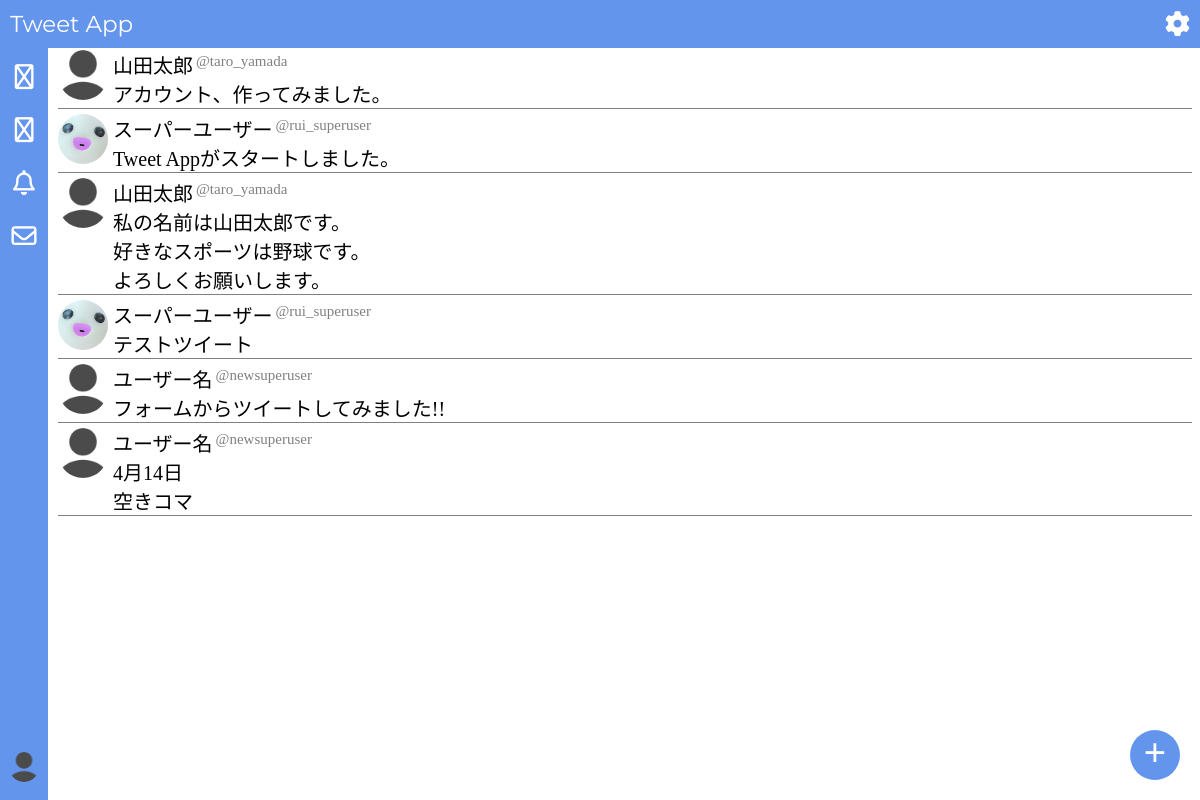
/app/home/ (signed in), run on the app's committed database.
### app/models/tweet.py (models this page shows, shortened)
class Tweet(models.Model):
    tweet_content = models.TextField(
        verbose_name="ツイート内容",
        max_length=140,
    )
    tweet_by = models.ForeignKey(
        User, on_delete=models.CASCADE, related_name="tweet_by", verbose_name="投稿者"
    )
    tweet_at = models.DateTimeField(
        verbose_name="ツイート日時",
        auto_now_add=True,
    )
    parent = models.ForeignKey(
        "self",
        verbose_name="親ツイート",
        null=True,
        blank=True,
        on_delete=models.CASCADE,
        related_name="replies",
    )

### app/models/user.py (models this page shows, shortened)
class User(AbstractBaseUser, PermissionsMixin):
    username = models.CharField(
        max_length=50,
        unique=False,
        default="ユーザー名",
        verbose_name="ユーザー名",
    )
    handle = models.CharField(
        max_length=30,
        unique=True,
        validators=[RegexValidator(r"^[a-zA-Z0-9_]+$")],
        verbose_name="ハンドルネーム",
    )
    email = models.EmailField(
        unique=True,
        verbose_name="メールアドレス",
    )
    birth_date = models.DateField(
        verbose_name="生年月日",
        null=False,
        blank=False,
        validators=[validate_birth_date],
    )
    icon = models.ImageField(
        verbose_name="ユーザーアイコン",
        upload_to="uploads",
        default="images/default_icon.png",
    )
    header = models.ImageField(
        verbose_name="ヘッダー画像", upload_to="uploads", default="images/default_header.jpg"
    )
    bio = models.TextField(verbose_name="自己紹介", max_length=160, blank=True)
    is_private = models.BooleanField(
        verbose_name="非公開設定",
        default=False,
    )
    groups = models.ManyToManyField(
        "auth.Group",
        verbose_name=("groups"),
        blank=True,
        help_text=("The"),
        related_name="app_user_name",
        related_query_name="user",
    )
    user_permissions = models.ManyToManyField(
        "auth.Permission",
        verbose_name=("user permissions"),
        blank=True,
        help_text=("Specific"),
        related_name="app_user_permissions",
        related_query_name="user",
    )
    is_active = models.BooleanField(default=True)
    is_staff = models.BooleanField(default=False)
    is_superuser = models.BooleanField(default=False)
    date_joined = models.DateTimeField(verbose_name="登録日", default=timezone.now)
    USERNAME_FIELD = "email"
    REQUIRED_FIELDS = ["handle", "birth_date"]
    objects = UserManager()

### app/views/home.py (the view)
# urls.py: 2. Add a URL to urlpatterns:  path('', views.home, name='home')
def home(request):
    tweets = Tweet.objects.all()
    context = {
        "tweets": tweets,
    }
    return render(request, "app/home.html", context)

### app/templates/app/home.html (shortened to what this page needs)
{% extends "app/base.html" %}
{% load static %}
{% block extra_css %}
<link rel="stylesheet" href="{% static 'css/home.css' %}" />
{% endblock %}
{% block content %}
<div class="all_tweets">
  {% for t in tweets %}
  <div class="tweet">
    <a href="{% url 'account' t.tweet_by.handle %}">
      <img src="{{ t.tweet_by.icon.url }}" class="poster_icon" />
    </a>
    <div class="text_content">
      <div class="poster_info">
        <a href="{% url 'account' t.tweet_by.handle %}">
          <div class="poster_username">{{t.tweet_by.username}}</div>
        </a>
        <a href="{% url 'account' t.tweet_by.handle %}">
          <div class="poster_handle">@{{t.tweet_by.handle}}</div>
        </a>
      </div>
      <div class="tweet_content">{{t.tweet_content}}</div>
    </div>
  </div>
  {% endfor %}
</div>
<div class="new_tweet_button">
  <a href="{% url 'tweet_form' %}">
    <div class="new_tweet_icon">+</div>
</div>
{% endblock %}

### app/templates/app/base.html (shortened to what this page needs)
{% load static %}
<!doctype html>
<html lang="ja">
  <head>
    <link rel="stylesheet" href="{% static 'css/base.css' %}" />
    <link
      rel="stylesheet"
      href="https://cdnjs.cloudflare.com/ajax/libs/font-awesome/6.5.1/css/all.min.css"
    />
    {% block extra_css %}{% endblock %}
  </head>
  <body>
    {% block header %}
    <header>
      <div class="header_content">
        <a href="{% url 'home' %}" class="header_link">
          <p class="app_name">Tweet App</p>
        </a>
        <a href="{% url 'setting' %}" class="header_link">
          <div class="setting_icon">
            <i class="fa-solid fa-gear"></i>
          </div>
        </a>
      </div>
    </header>
    {% endblock %} {% block content %}{% endblock %} {% block footer %}
    <footer>
      <div class="footer_content">
        <a href="{% url 'home' %}" class="footer_link">
          <div class="footer_icon">
            <i class="fa-regular fa-house"></i>
          </div>
        </a>
        <a href="{% url 'search' %}" class="footer_link">
          <div class="footer_icon">
            <i class="fa-regular fa-magnifying-glass"></i>
          </div>
        </a>
        <a href="{% url 'notice' %}" class="footer_link">
          <div class="footer_icon">
            <i class="fa-regular fa-bell"></i>
          </div>
        </a>
        <a href="{% url 'message' %}" class="footer_link">
          <div class="footer_icon">
            <i class="fa-regular fa-envelope"></i>
          </div>
        </a>
      </div>
      <div class="userpage_pc">
        {% if user.is_authenticated%}
        <a href="{% url 'account' user.handle%}" class="footer_link_icon">
          <div>
            <img src="{{user.icon.url}}" class="user_icon_pc" />
          </div>
        </a>
        {% endif %}
      </div>
    </footer>
    {% endblock %}
  </body>
</html>

### static/css/base.css (style rules this page uses)
header { position: fixed; top: 0; left: 0; height: 48px; width: 100vw; background-color: #6495ed; z-index: 20; }
.header_content { display: flex; align-items: center; justify-content: space-between; }
.app_name { display: flex; align-items: center; font-family: "Montserrat", sans-serif; font-optical-sizing: auto; font-weight: 400; font-style: normal; font-size: 23px; color: #ffffff; margin-left: 10px; }
a { text-decoration: none; }
.header_link { display: flex; align-items: center; height: 48px; }
.setting_icon { display: flex; align-items: center; font-size: 25px; color: #ffffff; margin-right: 10px; }
footer { position: fixed; bottom: 0; left: 0; height: 100vh; width: 48px; background-color: #6495ed; z-index: 10; display: flex; flex-direction: column; justify-content: space-between; }
.footer_content { display: flex; flex-direction: column; margin-top: 48px; gap: 5px; }
.footer_link { display: flex; justify-content: center; width: 48px; height: 48px; }
.footer_link_icon { display: flex; justify-content: center; width: 48px; height: 48px; }
.userpage_pc { margin-top: auto; }
.footer_icon { display: flex; justify-content: center; margin: auto 0; font-size: 25px; color: #ffffff; }
.user_icon_pc { width: 30px; height: 30px; object-fit: cover; border-radius: 50%; }
@media (min-width: 769px) { .header_content { display: flex; align-items: center; justify-content: space-between; width: 100vw; } }

### static/css/home.css (style rules this page uses)
.all_tweets { margin-top: 50px; }
.tweet { margin-top: 5px; border-bottom: 1px solid #808080; display: flex; }
.poster_icon { width: 50px; height: 50px; object-fit: cover; border-radius: 50%; margin-right: 5px; }
.poster_info { display: flex; gap: 3px; }
.text_content { display: flex; flex-direction: column; }
.poster_username { font-size: 20px; color: #000000; }
.poster_handle { font-size: 15px; color: #808080; margin-top: 3px; }
.tweet_content { font-size: 20px; overflow-wrap: break-word; white-space: pre-wrap; }
.new_tweet_button { position: fixed; bottom: 20px; right: 20px; display: flex; justify-content: center; align-items: center; width: 50px; height: 50px; border-radius: 50%; background-color: #6495ed; }
.new_tweet_icon { font-weight: bold; color: #ffffff; font-size: 40px; margin-bottom: 5px; }
@media (min-width: 769px) { .all_tweets { margin-left: 50px; } }

### data on the page
Tweet: tweet_by.icon (placeholder picture), tweet_by.username "山田太郎", tweet_by.handle "taro_yamada", tweet_content "アカウント、作ってみました。"
Tweet: tweet_by.icon (picture), tweet_by.username "スーパーユーザー", tweet_by.handle "rui_superuser", tweet_content "Tweet Appがスタートしました。"
Tweet: tweet_by.icon (placeholder picture), tweet_by.username "山田太郎", tweet_by.handle "taro_yamada", tweet_content "私の名前は山田太郎です。 好きなスポーツは野球です。 よろしくお願いします。"
Tweet: tweet_by.icon (picture), tweet_by.username "スーパーユーザー", tweet_by.handle "rui_superuser", tweet_content "テストツイート"
Tweet: tweet_by.icon (placeholder picture), tweet_by.username "ユーザー名", tweet_by.handle "newsuperuser", tweet_content "フォームからツイートしてみました!!"
Tweet: tweet_by.icon (placeholder picture), tweet_by.username "ユーザー名", tweet_by.handle "newsuperuser", tweet_content "4月14日 空きコマ"
User: icon (placeholder picture)
